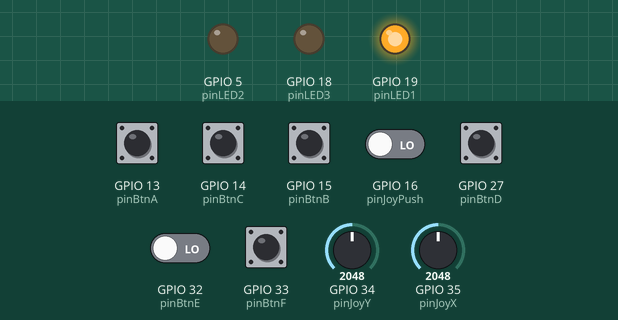
This program was run on a simulated ESP32. On the bench: output pins drawn as LEDs (lit = HIGH). The test bench sets the inputs (shaded band); at power-on: GPIO 14 (pinBtnC), GPIO 15 (pinBtnB), GPIO 33 (pinBtnF) HIGH, GPIO 13 (pinBtnA), GPIO 16 (pinJoyPush), GPIO 27 (pinBtnD), GPIO 32 (pinBtnE) LOW, GPIO 34 (pinJoyY) = 2048, GPIO 35 (pinJoyX) = 2048. WiFi joins after 1.5 s; servers stay silent unless stated; what the program prints to the serial monitor is not drawn.

Above: at 2.1 s.
At 3.7 s:
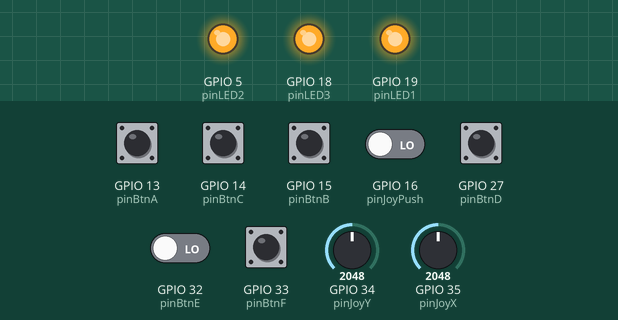
3.8 s: GPIO 34 (pinJoyY) set to 2165
5.4 s: GPIO 35 (pinJoyX) set to 2866
8.4 s: GPIO 13 (pinBtnA) pulled HIGH for 0.15 s
10.0 s: GPIO 14 (pinBtnC) pulled LOW for 0.15 s
11.6 s: GPIO 15 (pinBtnB) pulled LOW for 1 s
15.6 s: GPIO 27 (pinBtnD) pulled HIGH for 0.15 s
At 53.7 s:
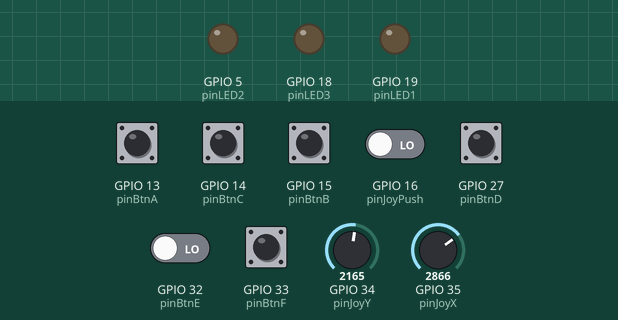
Timing chart, 0 to 54.0 s (numbered marks = the images above; inputs shaded):
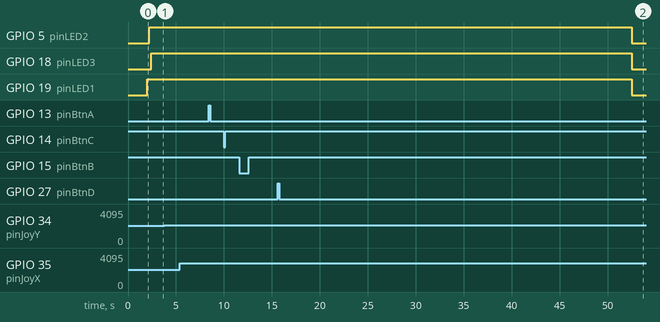

Measured:
- after the input at 3.8 s, every drawn part: stays the same
- after the input at 5.4 s, every drawn part: stays the same
- after the input at 8.4 s, every drawn part: stays the same
- after the input at 10.0 s, every drawn part: stays the same
- after the input at 11.6 s, every drawn part: stays the same
- after the input at 15.6 s, GPIO 5 (pinLED2), GPIO 18 (pinLED3), GPIO 19 (pinLED1): HIGH → LOW after 36.9 s instead of 33.8 s

The program:

main.cpp
```cpp
/* Lee los botones y el joystick del Joystick Shield para controlar
 * la grúa.


 Los números de pin corresponden con el número de GPIO en el WROOOM (morados en el pinOut),
que corresponde con la etiqueta en la tablilla (D13 = GPIO13, etc.)

Los pines digitales en el Joystick Shield (no etiquetados) tienen la siguiente configuración
  A
D   B
  C

Su conexión al ESP32 WROOM es la siguiente
 F  E   D  C  B   A
 A: 13
 B: 15
 C: 14
 D: 27
 E: 33
 F: 32

 X: 35
 Y: 34
 K: No conectado, es el botón del joystick.

  Los botones del joystick shield tienen resistencias pull-up, por lo tanto son activos
en bajo.
 El pin 12 no se utilizó como GPIO pues debe estar en LOW en el arranque, y los botones
tienen resistencias pull-up incorporadas.
 Se saltó el 12 y se usó el 15.

 El programa es para un ESP-WROM-32.

 + Placa:  ESP32 Arduino -> ESP32 Dev Module.

  NOTA: (Para usar la tarjeta hay que instalar las librerías manualmente).
Config PlatformIO
lib_deps =
    ESP8266WiFi

*/

#include "JoystickShield.h"

JoystickShield *joyShield;


unsigned int loop_delay = 40; // Evaluar si una frecuencia de lectura
// mayor a la del pad puede mejorar la lectura y evitar pérdida de comandos.
unsigned int heartbeat_delay = 2000; // Periodo para enviar heartbeat a los módulos.
unsigned int stealthMode_delay = 30000; // Delay to Turn off the LEDs


void setup()
{
    Serial.begin(115200);
#if DEVMODE
    delay(500);
#endif
    Serial.println("Comm init.");

    joyShield = new JoystickShield(); // calls configurePins() and assing CommTCP();
    joyShield->setLoopsToStealthMode(loop_delay, stealthMode_delay);
    joyShield->setLoopsToHeartbeat(loop_delay, heartbeat_delay);

    #if commActiva
        Serial.println("La comunicación WiFi está activa, se enviarán comandos a la Grúa.");
    #else
        Serial.println("La comunicación WiFi está inactiva (Modo de Pruebas), NO se enviarán comandos a la Grúa.");
    #endif
#if DEVMODE
    delay(100);
#endif
}

void loop()
{

    joyShield->leerBotones();
    joyShield->leerJoystick();

    joyShield->validarEstadoBotones(); // Given the current logic this should happen after leerJoystick()
    joyShield->validarEstadoJoystick();

    joyShield->diplayJoystickValues();
    joyShield->displayButtonsValues();

    joyShield->sendCommands();

    joyShield->stealthModeCheck();
    joyShield->sendHeartbeats();

    Serial.println("");

    delay(loop_delay);
}
```

CommTCP.cpp
```cpp
#include "CommTCP.h"

CommTCP::CommTCP(int pinWifiConn, int pinSocketVerConn, int pinSocketHorConn)
{
    WiFi.begin(ssid, password);

    Serial.print("Connecting to "); Serial.println(ssid);
    while(WiFi.status() != WL_CONNECTED)
    {
        delay(500);
        Serial.print(".");
    }
    wifiConnected_flag = true;
    digitalWrite(pinWifiConn, wifiConnected_flag);

    Serial.print("Connected to WiFi network with IP Address: ");
    Serial.println(WiFi.localIP());

#if CASA
    Serial.print("Akoui_Ver: "); Serial.print(IPVerHost);
    Serial.print(", Puerto: "); Serial.println(puertoV);
    Serial.println("Connecting ClientV...");
    clientV.connect(IPVerHost, puertoV);

    int clientV_connTrialsCounter = 0;
    while(!clientV.connected())
    {
        //clientV = serverV->available();

        /*if(clientV.connected())
        {
            Serial.println("ClientV connected");
            break;
        }*/

        Serial.print(".");
        delay(500);

        clientV_connTrialsCounter++;
        if(clientV_connTrialsCounter > 8)
        {
            Serial.println("ClientV not responding");
            break;
        }
    }
    if(clientV_connTrialsCounter <= 8) // If less than 8 it get connected.
    {
        Serial.println("ClientV Connected");
        clientVConnected_flag = true;
        digitalWrite(pinSocketVerConn, clientVConnected_flag);
    }
#endif

    Serial.print("Akoui_Hor: "); Serial.print(IPHorHost);
    Serial.print(", Puerto: "); Serial.println(puertoH);
    Serial.println("Connecting ClientH");
    clientH.connect(IPHorHost, puertoH);
    int clientH_connTrialsCounter = 0;
    while(!clientH.connected())
    {
        Serial.print(".");
        delay(500);
        clientH_connTrialsCounter++;
        if(clientH_connTrialsCounter > 8)
        {
            Serial.println("ClientH not responding");
            break;
        }
    }
    if(clientH_connTrialsCounter <= 8)
    {
        clientHConnected_flag = true;
        digitalWrite(pinSocketHorConn, HIGH);
    }

}

/*
void CommTCP::TCPEcho()
{
    //clientH = serverH->available();


    if(clientH)
    {
        if (clientH.connected())
        {
            Serial.println("Connected to client");
        }

        if (clientH.available() > 0)
        {
            // Read incoming message
            char inChar = clientH.read();

            // Send back something to the client
            serverH->write(inChar);
            // Echo input on Serial monitor
            Serial.write(inChar);
        }
    }
}*/

void CommTCP::sendCommand(String host_key, String command)
{
    if(host_key == "H")
    {
        //clientH = serverH->available();
        if(clientH) {
            if (clientH.connected()) {
                #if commVerbose
                    Serial.print(", ClientH Connected.");
                #endif

                #if commActiva
                    //serverH->print(command);
                    clientH.println(command);
                #endif
            }
            else {
            #if commVerbose
                Serial.print(", ClientH NOT connected.");
            #endif
            }
        }
        else {

        }
    }
    else if (host_key == "V") {
        //clientV = serverV->available();
        if(clientV)
        {
            if (clientV.connected()) {
                #if commVerbose
                    Serial.print(", ClientV Connected");
                #endif

                #if commActiva
                    clientV.println(command);
                    //clientV.write(command);
                #endif
            }
            else {
                #if commVerbose
                    Serial.print("ClientV not connected.");
                #endif
            }
        }
        else {
            Serial.print(", !clienteV");
        }
    }
    else
    {
        Serial.println(", Host Key not valid.");
    }
}

/*void httpRequest(String serverPath)
{
  //int umbralIntentos = 5;
  //int contIntentos = 0;
  if(WiFi.status()== WL_CONNECTED)
  {
    int httpResponseCode;
                      // IP + path
    if(http.begin(serverPath.c_str() ) )
    {
      http.setConnectTimeout(500);

      //do
      //{
        // Enviar la petición http.
      httpResponseCode = http.GET();

        //contIntentos++;
      //} while(httpResponseCode < 0 || contIntentos < umbralIntentos);

    #if commVerbose
      if(httpResponseCode > 0)
      {
        String payload = http.getString();
        Serial.println(payload);
      }
      else
      {
        //Serial.print("HTTP GET error ");
        //Serial.println(http.errorToString(httpResponseCode).c_str());
        Serial.printf("[HTTP] GET... failed, error: %s\n", http.errorToString(httpResponseCode).c_str());
      }
    #endif

      http.end();
    }
    else
    {
      Serial.println("HTTP unable to connect");
    }
  }
  else{
    Serial.println("No hay conexión");
  }
}*/
```

CommTCP.h
```cpp
#ifndef COMMTCP_H
#define COMMTCP_H

#include <Arduino.h>
#include "Config.h"


/* ESP32 boards don’t work with ESP8266WiFi.h,
 * you have to use Wifi.h instead. */
#ifdef ESP8266
    #include <ESP8266WiFi.h>
#else //ESP32
    #include <WiFi.h>
#endif

#include <WiFiClient.h>


class CommTCP
{
public:
    CommTCP(int pinWifiConn, int pinSocketVerConn, int pinSocketHorConn);

#if commHttpActiva
    #if CASA
        String serverNameH = "http://192.168.1.71"; // Dirección del ESP para el movimiento horizontal
        String serverNameV = "http://192.168.1.72"; // Dirección del ESP para el movimiento vertical
    #else
        String serverNameH = "http://192.168.1.111"; // Dirección del ESP para el movimiento horizontal
        String serverNameV = "http://192.168.1.112"; // Dirección del ESP para el movimiento vertical
    #endif
#elif commTcpActiva

    #if CASA
        const char *IPHorHost = "192.168.1.71";
        const char *IPVerHost = "192.168.1.72";
    #else
        const char *IPHorHost = "192.168.1.111";
        const char *IPVerHost = "192.168.1.112";
    #endif
#endif

    //void TCPEcho();
    void sendCommand(String serverS, const String command);

    //WiFiServer* serverH;
    //WiFiServer* serverV;
    bool wifiConnected_flag = false;
    bool clientHConnected_flag = false;
    bool clientVConnected_flag = false;

    WiFiClient clientH;
    WiFiClient clientV;

private:

    #if CASA
        const char* ssid = "SSID1";
        const char* password = "";
    #else
        const char *ssid = "SSID2";
        const char *password = "";
    #endif

    // Start a TCP Server on port
    uint16_t puertoH = 8888;
    uint16_t puertoV = 8888;

};

#endif // COMMTCP_H
```

JoystickShield.h
```cpp
#ifndef JOYSTICKSHIELD_H
#define JOYSTICKSHIELD_H

#include "CommTCP.h"

/*  Joystick shield buttons mapping
  |        | Shield pin  |  WROOM 32  |
A | Up     |    D2       |   D13       |
B | Left   |    D3       |   D15       |
C | Down   |    D4       |   D14       |
D | Right  |    D3       |   D27       |
*/

/*  Pines comunes WROOM y  NodeMCU v3
 |  WROOM 32 (ESP32)  |   NodeMCU ESP8266) |
 |---------------------|---------------|
 |    D34              |  S3 (GPIO10)  |
 |    D35              |  S2 (GPIO9)   |
 |    D23              |  D0 (GPIO16)  |
 |    D22              |  D1 (GPIO5)   |
 |    D21              |  D4 (GPIO2)  (should not be pulled low at boot)   |
 |    D5               |  D5 ( )        |
 |    TX2 (GPIO17)     |  D6 ( )        |
 |    RX2 (GPIO16)     |  D7 ( )        |
 |    D4               |  D8 (GPIO15) (should not be pulled high at boot)  |

*/

#ifdef ESP8266
    extern int pinBtnA;
    extern int pinBtnB;
    extern int pinBtnC;
    extern int pinBtnD;

    extern int pinBtnE;
    extern int pinBtnF;

    extern int pinJoyX;
    extern int pinJoyY;
    extern int pinJoyPush; // K

    extern int pinDAC1;
    extern int pinDAC2;

    extern int pinLED1;
    extern int pinLED2
    extern int pinLED3;

#else //ESP32

    extern int pinBtnA;
    extern int pinBtnB;
    extern int pinBtnC;
    extern int pinBtnD;

    extern int pinBtnE;
    extern int pinBtnF;

    extern int pinJoyX;
    extern int pinJoyY;
    extern int pinJoyPush; // K

    extern int pinDAC1;
    extern int pinDAC2;

    extern int pinLED1; //Amarillo
    extern int pinLED2; //Azul
    extern int pinLED3; //Verde
#endif


class JoystickShield
{
public:
    JoystickShield();

    int pinLEDWifiConnected;
    int pinLEDClientVConnected; // D5
    int pinLEDClientHConnected; // D18 //Verde

    void pinsDefinition();
    void configurePins();
    //void setCommTCP(CommTCP *comm);

    int pinBtnSubir_value;
    int pinBtnBajar_value;
    int pinBtnIzq_value;
    int pinBtnDer_value;

    int pinBtnCerrarPinza_value;
    int pinBtnAbrirPinza_value;

    int pinBtnParo_value;

    boolean flagStopVertical = false;
    boolean flagStopHorizontal = false;

    void leerBotones();
    void displayButtonsValues();
    void validarEstadoBotones();
    void validarEstadoJoystick();

    void leerJoystick();
    void diplayJoystickValues();

    void sendCommands();

#if ACTIVE_ON_HIGH
    uint8_t ACTIVE_STATE = HIGH;
    uint8_t INACTIVE_STATE = LOW;
#else
    uint8_t ACTIVE_STATE = LOW;
    uint8_t INACTIVE_STATE = HIGH;
#endif

    void turnOffLEDs();
    void setConnectionStatusLEDs();

    void setLoopsToStealthMode(unsigned long loop_delay, unsigned long stealthMode_delay);
    void stealthModeCheck();

    void setLoopsToHeartbeat(unsigned int loop_delay, unsigned int heartbeat_delay);
    void sendHeartbeats();

private:

    /*int pinBtnSubir = pinBtnC;
    int pinBtnBajar = pinBtnA;

    int pinBtnIzq = pinBtnD;
    int pinBtnDer = pinBtnB; */

    //Modificación temporal por falso en el botón de subir.
    int pinBtnSubir;
    int pinBtnBajar;
    int pinBtnIzq;
    int pinBtnDer;

    int pinBtnParo;

    int pinBtnAbrirPinza;
    int pinBtnCerrarPinza;

    int pinJx;
    int pinJy;


    CommTCP* comm;

    boolean flagSubiendo = false, flagBajando = false;
    boolean flagMoviendoIzq = false, flagMoviendoDer = false;
    boolean flagAbriendo = false, flagCerrando = false;
    boolean flagStopButton = false;

    const String comandoUp = "<u>";
    const String comandoDown = "<d>";

    const String comandoLeft = "<l>";
    const String comandoRight = "<r>";

    const String comandoStop = "<S>";
    const String comandoEmergencyStop = "<E>";
    const String comandoHeartbeat = "<H>";

    int JxVal;     int JyVal;
    int JxCentered; int JyCentered;
    int JxCenteredAbs;   int JyCenteredAbs;

    int Jx_Centro = 1850;
    int Jy_Centro = 1870;

    int umbralLecturaJoystick = 250;
    unsigned long umbralLecturaParo = 500; // ms, El botón de paro se leerá cada
    unsigned long tiempoUltimaPulsacionParo = 0;

    unsigned int loopsToStealthMode;
    unsigned int loopsToStealthMode_counter = 0;

    unsigned int loopsToHeartbeat;
    unsigned int loopsToHeartbeat_counter = 0;


    void validarEstadoBoton(int &estado, bool &flagActivo, bool &flagStop);
    void validarEstadoBoton_Continuo(int &estado, const String serverName,
                                     String comando);
    void validarBotones_Pinza(int estado, bool &flagActivo, String comando);
    void validarBoton_Paro(int estado, bool &flagActivo);


};

#endif // JOYSTICKSHIELD_H
```

Config.h
```cpp
#ifndef CONFIG_H
#define CONFIG_H

#define commActiva 1  // Activa o desactiva la comunicación Wifi.
// Es útil desactivarla para que durante debugueo o prueba de los botones no se
// envíen comandos de movimiento.

// Only one of these two should be active.
#define commTcpActiva 1 // New protocol
#define commHttpActiva 0 // Former protocol

#define commVerbose 1 // Enable INFO messages over UART.
#define DEVMODE 1 // Slow down the setup routine to allow check some values.

#define ACTIVE_ON_HIGH 0 // Define si los botones están Activos en Alto (1) o Activos en Bajo (0)
// El shield tiene resistores pull-up, así que son Activos en Bajo.

#define CASA 1 // 1 para conectarse a la red de casa, 0 para conectarse a la red del dojo.

#endif // CONFIG_H
```

Source omitted: JoystickShield.cpp (11261 bytes)
